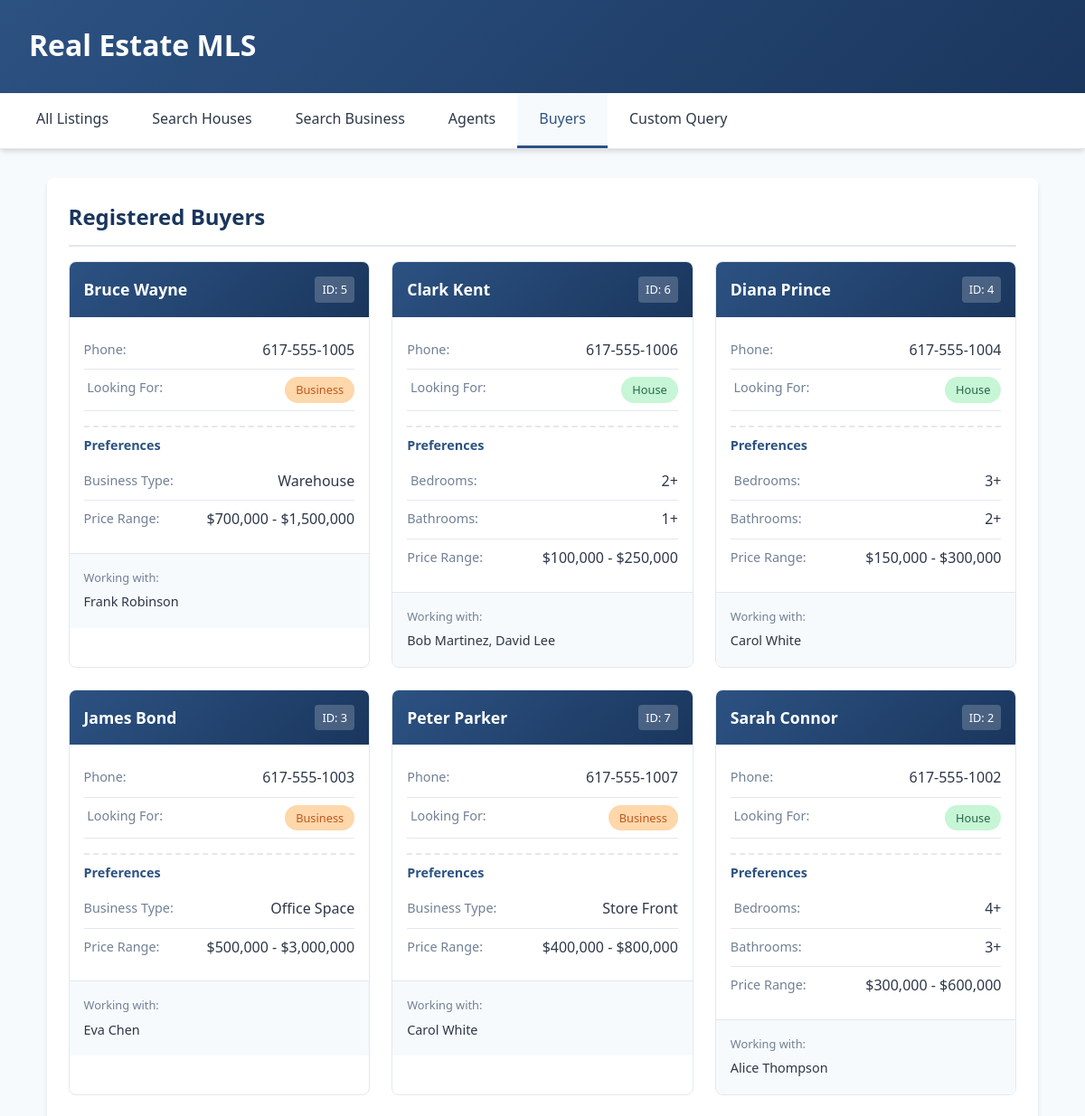
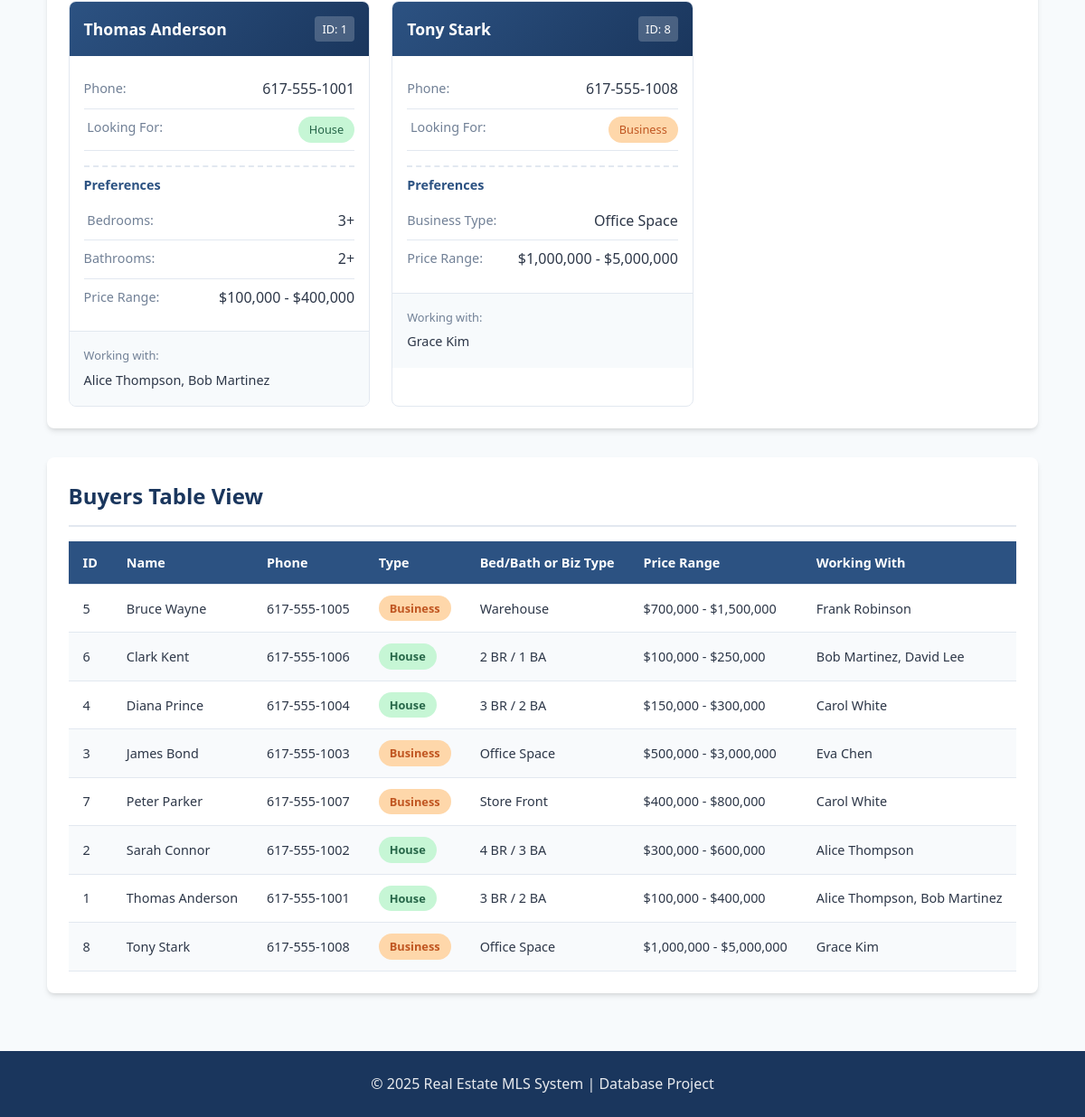
Page /app/buyers.php on the committed database (2 pictures, top to bottom).
### tables this page shows
CREATE TABLE Buyer (
    id INTEGER PRIMARY KEY AUTO_INCREMENT,
    name VARCHAR(30) NOT NULL,
    phone CHAR(12) NOT NULL,
    propertyType CHAR(20) NOT NULL,   
    bedrooms INTEGER,                  
    bathrooms INTEGER,                 
    businessPropertyType CHAR(20),     
    minimumPreferredPrice INTEGER NOT NULL CHECK (minimumPreferredPrice >= 0),
    maximumPreferredPrice INTEGER NOT NULL CHECK (maximumPreferredPrice >= 0)
);

### app/config.php (called while the page is built, shortened)
<?php
function formatPrice($price) {
    return '$' . number_format($price);
}
?>

### app/buyers.php (the view, shortened to what this page needs)
<?php
require_once 'config.php';
$conn = getDBConnection();
$buyerQuery = "
    SELECT b.id, b.name, b.phone, b.propertyType,
           b.bedrooms, b.bathrooms, b.businessPropertyType,
           b.minimumPreferredPrice, b.maximumPreferredPrice,
           GROUP_CONCAT(a.name ORDER BY a.name SEPARATOR ', ') AS workingAgents
    FROM Buyer b
    LEFT JOIN Works_With ww ON b.id = ww.buyerId
    LEFT JOIN Agent a ON ww.agentId = a.agentId
    GROUP BY b.id, b.name, b.phone, b.propertyType,
             b.bedrooms, b.bathrooms, b.businessPropertyType,
             b.minimumPreferredPrice, b.maximumPreferredPrice
    ORDER BY b.name
";
$buyerResult = $conn->query($buyerQuery);
?>
<!DOCTYPE html>
<html lang="en">
<head>
    <link rel="stylesheet" href="../public/style.css">
</head>
<body>
    <header class="main-header">
        <div class="header-content">
            <h1> Real Estate MLS</h1>
        </div>
    </header>
    <nav class="main-nav">
        <ul>
            <li><a href="index.php">All Listings</a></li>
            <li><a href="search_houses.php">Search Houses</a></li>
            <li><a href="search_business.php">Search Business</a></li>
            <li><a href="agents.php">Agents</a></li>
            <li><a href="buyers.php" class="active">Buyers</a></li>
            <li><a href="custom_query.php">Custom Query</a></li>
        </ul>
    </nav>
    <main class="container">
        <section class="listings-section">
            <h2> Registered Buyers</h2>
            <?php if ($buyerResult && $buyerResult->num_rows > 0): ?>
                <div class="cards-grid">
                    <?php while ($row = $buyerResult->fetch_assoc()): ?>
                        <div class="buyer-card">
                            <div class="card-header">
                                <h3><?php echo ($row['name']); ?></h3>
                                <span class="buyer-id">ID: <?php echo ($row['id']); ?></span>
                            </div>
                            <div class="card-body">
                                <div class="info-row">
                                    <span class="label"> Phone:</span>
                                    <span class="value"><?php echo ($row['phone']); ?></span>
                                </div>
                                <div class="info-row">
                                    <span class="label">️ Looking For:</span>
                                    <span class="value property-type-badge <?php echo $row['propertyType']; ?>">
                                        <?php echo ucfirst(($row['propertyType'])); ?>
                                    </span>
                                </div>
                                <div class="preferences-section">
                                    <h4>Preferences</h4>
                                    <?php if (trim($row['propertyType']) === 'house'): ?>
                                        <div class="info-row">
                                            <span class="label">️ Bedrooms:</span>
                                            <span class="value"><?php echo $row['bedrooms'] ? $row['bedrooms'] . '+' : 'Any'; ?></span>
                                        </div>
                                        <div class="info-row">
                                            <span class="label"> Bathrooms:</span>
                                            <span class="value"><?php echo $row['bathrooms'] ? $row['bathrooms'] . '+' : 'Any'; ?></span>
                                        </div>
                                    <?php else: ?>
                                        <div class="info-row">
                                            <span class="label"> Business Type:</span>
                                            <span class="value"><?php echo $row['businessPropertyType'] ? ucwords((trim($row['businessPropertyType']))) : 'Any'; ?></span>
                                        </div>
                                    <?php endif; ?>
                                    <div class="info-row">
                                        <span class="label"> Price Range:</span>
                                        <span class="value">
                                            <?php echo formatPrice($row['minimumPreferredPrice']); ?> -
                                            <?php echo formatPrice($row['maximumPreferredPrice']); ?>
                                        </span>
                                    </div>
                                </div>
                            </div>
                            <div class="card-footer">
                                <div class="working-with">
                                    <span class="label">Working with:</span>
                                    <span class="agents-list">
                                        <?php echo $row['workingAgents'] ? ($row['workingAgents']) : 'No agent assigned'; ?>
                                    </span>
                                </div>
                            </div>
                        </div>
                    <?php endwhile; ?>
                </div>
            <?php else: ?>
                <p class="no-results">No buyers found in the system.</p>
            <?php endif; ?>
        </section>
        <?php
        $buyerResult->data_seek(0);
        ?>
        <section class="listings-section">
            <h2> Buyers Table View</h2>
            <?php if ($buyerResult && $buyerResult->num_rows > 0): ?>
                <div class="table-responsive">
                    <table class="listings-table">
                        <thead>
                            <tr>
                                <th>ID</th>
                                <th>Name</th>
                                <th>Phone</th>
                                <th>Type</th>
                                <th>Bed/Bath or Biz Type</th>
                                <th>Price Range</th>
                                <th>Working With</th>
                            </tr>
                        </thead>
                        <tbody>
                            <?php while ($row = $buyerResult->fetch_assoc()): ?>
                                <tr>
                                    <td class="centered"><?php echo ($row['id']); ?></td>
                                    <td><?php echo ($row['name']); ?></td>
                                    <td><?php echo ($row['phone']); ?></td>
                                    <td>
                                        <span class="property-type-badge <?php echo trim($row['propertyType']); ?>">
                                            <?php echo ucfirst((trim($row['propertyType']))); ?>
                                        </span>
                                    </td>
                                    <td>
                                        <?php if (trim($row['propertyType']) === 'house'): ?>
                                            <?php echo $row['bedrooms']; ?> BR / <?php echo $row['bathrooms']; ?> BA
                                        <?php else: ?>
                                            <?php echo $row['businessPropertyType'] ? ucwords((trim($row['businessPropertyType']))) : 'Any'; ?>
                                        <?php endif; ?>
                                    </td>
                                    <td>
                                        <?php echo formatPrice($row['minimumPreferredPrice']); ?> -
                                        <?php echo formatPrice($row['maximumPreferredPrice']); ?>
                                    </td>
                                    <td><?php echo $row['workingAgents'] ? ($row['workingAgents']) : '-'; ?></td>
                                </tr>
                            <?php endwhile; ?>
                        </tbody>
                    </table>
                </div>
            <?php endif; ?>
        </section>
    </main>
    <footer class="main-footer">
        <p>&copy; <?php echo date('Y'); ?> Real Estate MLS System | Database Project</p>
    </footer>
</body>
</html>

### rows in the picture
buyer: name "Bruce Wayne", id "5", phone "617-555-1005", propertyType "Business", businessPropertyType "Warehouse", minimumPreferredPrice "$700,000", maximumPreferredPrice "$1,500,000", workingAgents "Frank Robinson"
buyer: name "Clark Kent", id "6", phone "617-555-1006", propertyType "House", bedrooms "2", bathrooms "1", minimumPreferredPrice "$100,000", maximumPreferredPrice "$250,000", workingAgents "Bob Martinez, David Lee"
buyer: name "Diana Prince", id "4", phone "617-555-1004", propertyType "House", bedrooms "3", bathrooms "2", minimumPreferredPrice "$150,000", maximumPreferredPrice "$300,000", workingAgents "Carol White"
buyer: name "James Bond", id "3", phone "617-555-1003", propertyType "Business", businessPropertyType "Office Space", minimumPreferredPrice "$500,000", maximumPreferredPrice "$3,000,000", workingAgents "Eva Chen"
buyer: name "Peter Parker", id "7", phone "617-555-1007", propertyType "Business", businessPropertyType "Store Front", minimumPreferredPrice "$400,000", maximumPreferredPrice "$800,000", workingAgents "Carol White"
buyer: name "Sarah Connor", id "2", phone "617-555-1002", propertyType "House", bedrooms "4", bathrooms "3", minimumPreferredPrice "$300,000", maximumPreferredPrice "$600,000", workingAgents "Alice Thompson"
buyer: name "Thomas Anderson", id "1", phone "617-555-1001", propertyType "House", bedrooms "3", bathrooms "2", minimumPreferredPrice "$100,000", maximumPreferredPrice "$400,000", workingAgents "Alice Thompson, Bob Martinez"
buyer: name "Tony Stark", id "8", phone "617-555-1008", propertyType "Business", businessPropertyType "Office Space", minimumPreferredPrice "$1,000,000", maximumPreferredPrice "$5,000,000", workingAgents "Grace Kim"
